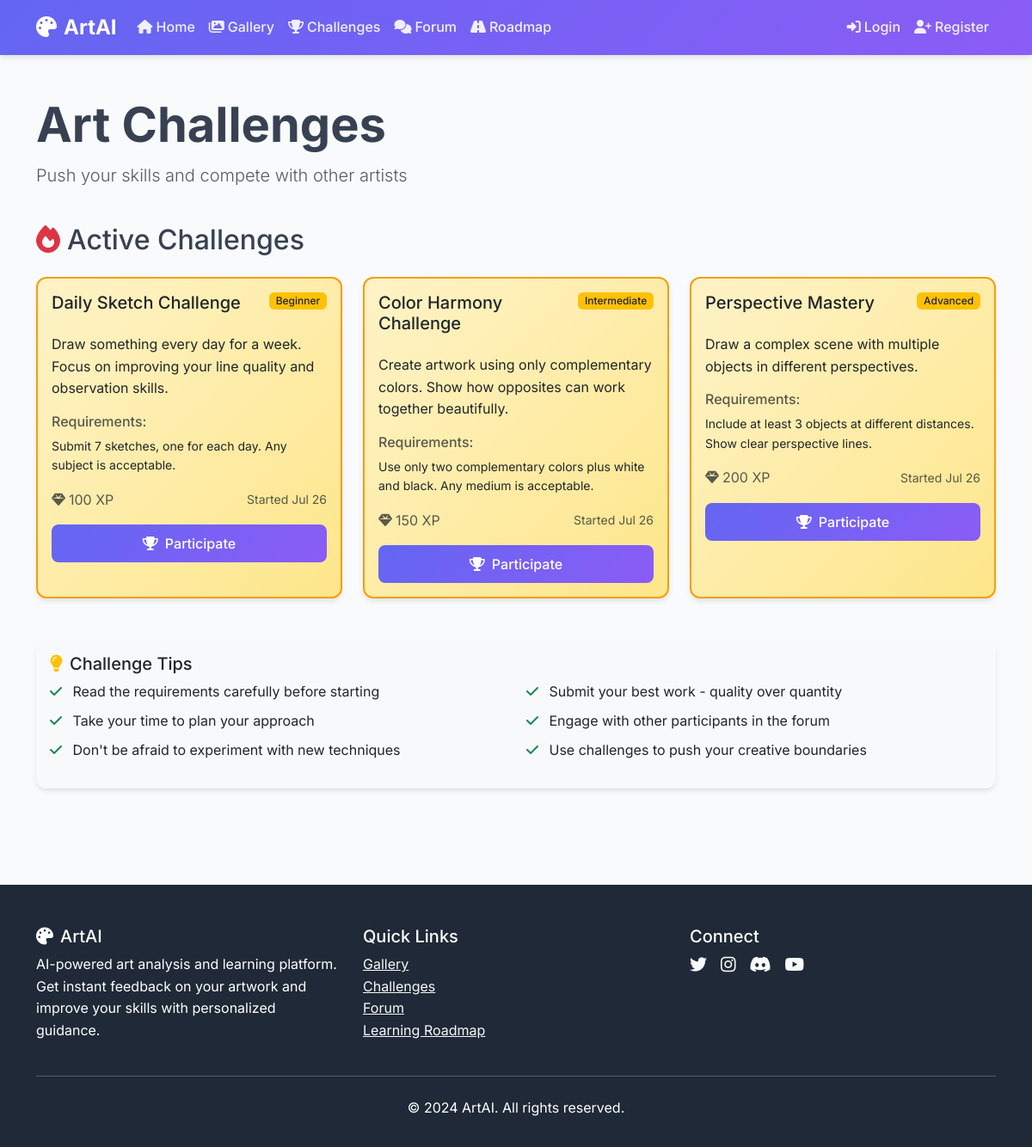
/challenges, run on the app's committed database.
### app.py (models this page shows)
class Challenge(db.Model):
    id = db.Column(db.Integer, primary_key=True)
    title = db.Column(db.String(100), nullable=False)
    description = db.Column(db.Text, nullable=False)
    requirements = db.Column(db.Text)
    start_date = db.Column(db.DateTime, default=datetime.utcnow)
    end_date = db.Column(db.DateTime)
    is_active = db.Column(db.Boolean, default=True)
    difficulty = db.Column(db.String(20), default='Beginner')
    reward_exp = db.Column(db.Integer, default=100)

### app.py (the view)
@app.route('/challenges')
def challenges():
    active_challenges = Challenge.query.filter_by(is_active=True).all()
    completed_challenges = []
    if current_user.is_authenticated:
        completed_challenges = ChallengeSubmission.query.filter_by(
            user_id=current_user.id, is_approved=True).all()
    return render_template('challenges.html',
                         active_challenges=active_challenges,
                         completed_challenges=completed_challenges)

### templates/challenges.html (shortened to what this page needs)
{% extends "base.html" %}
{% block content %}
<div class="container py-5">
    <div class="d-flex justify-content-between align-items-center mb-4">
        <div>
            <h1 class="display-4 fw-bold">Art Challenges</h1>
            <p class="lead text-muted">Push your skills and compete with other artists</p>
        </div>
    </div>
    <div class="mb-5">
        <h2 class="mb-4">
            <i class="fas fa-fire me-2 text-danger"></i>Active Challenges
        </h2>
        {% if active_challenges %}
        <div class="row g-4">
            {% for challenge in active_challenges %}
            <div class="col-md-6 col-lg-4">
                <div class="card challenge-card h-100">
                    <div class="card-body">
                        <div class="d-flex justify-content-between align-items-start mb-3">
                            <h5 class="card-title">{{ challenge.title }}</h5>
                            <span class="badge bg-warning text-dark">{{ challenge.difficulty }}</span>
                        </div>
                        <p class="card-text">{{ challenge.description }}</p>
                        {% if challenge.requirements %}
                        <div class="mb-3">
                            <h6 class="text-muted">Requirements:</h6>
                            <p class="small">{{ challenge.requirements }}</p>
                        </div>
                        {% endif %}
                        <div class="d-flex justify-content-between align-items-center mb-3">
                            <span class="text-muted">
                                <i class="fas fa-gem me-1"></i>{{ challenge.reward_exp }} XP
                            </span>
                            <small class="text-muted">
                                Started {{ challenge.start_date.strftime('%b %d') }}
                            </small>
                        </div>
                        <div class="d-grid">
                            <a href="{{ url_for('challenge_detail', challenge_id=challenge.id) }}"
                               class="btn btn-primary">
                                <i class="fas fa-trophy me-2"></i>Participate
                            </a>
                        </div>
                    </div>
                </div>
            </div>
            {% endfor %}
        </div>
        {% else %}
        <div class="text-center py-5">
            <i class="fas fa-trophy fa-4x text-muted mb-4"></i>
            <h3>No Active Challenges</h3>
            <p class="text-muted">Check back soon for new challenges!</p>
        </div>
        {% endif %}
    </div>
    <div class="card bg-light">
        <div class="card-body">
            <h5 class="card-title">
                <i class="fas fa-lightbulb me-2 text-warning"></i>Challenge Tips
            </h5>
            <div class="row">
                <div class="col-md-6">
                    <ul class="list-unstyled">
                        <li class="mb-2">
                            <i class="fas fa-check text-success me-2"></i>
                            Read the requirements carefully before starting
                        </li>
                        <li class="mb-2">
                            <i class="fas fa-check text-success me-2"></i>
                            Take your time to plan your approach
                        </li>
                        <li class="mb-2">
                            <i class="fas fa-check text-success me-2"></i>
                            Don't be afraid to experiment with new techniques
                        </li>
                    </ul>
                </div>
                <div class="col-md-6">
                    <ul class="list-unstyled">
                        <li class="mb-2">
                            <i class="fas fa-check text-success me-2"></i>
                            Submit your best work - quality over quantity
                        </li>
                        <li class="mb-2">
                            <i class="fas fa-check text-success me-2"></i>
                            Engage with other participants in the forum
                        </li>
                        <li class="mb-2">
                            <i class="fas fa-check text-success me-2"></i>
                            Use challenges to push your creative boundaries
                        </li>
                    </ul>
                </div>
            </div>
        </div>
    </div>
</div>
{% endblock %}

### templates/base.html (style rules this page uses)
:root { --primary-color: #6366f1; --secondary-color: #8b5cf6; --accent-color: #f59e0b; --success-color: #10b981; --danger-color: #ef4444; --dark-color: #1f2937; --light-color: #f9fafb; --text-color: #374151; --border-color: #e5e7eb; }
* { margin: 0; padding: 0; box-sizing: border-box; }
body { font-family: 'Inter', sans-serif; line-height: 1.6; color: var(--text-color); background-color: var(--light-color); }
.btn-primary { background: linear-gradient(135deg, var(--primary-color), var(--secondary-color)); border: none; border-radius: 8px; padding: 10px 20px; font-weight: 500; transition: all 0.3s ease; }
.card { border: none; border-radius: 12px; box-shadow: 0 4px 6px -1px rgba(0, 0, 0, 0.1); transition: all 0.3s ease; overflow: hidden; }
.badge { border-radius: 6px; font-weight: 500; }
.challenge-card { background: linear-gradient(135deg, #fef3c7, #fde68a); border: 2px solid var(--accent-color); }

### data on the page
Challenge: title "Daily Sketch Challenge", difficulty "Beginner", description "Draw something every day for a week. Focus on improving your line quality and observation skills.", requirements "Submit 7 sketches, one for each day. Any subject is acceptable.", reward_exp "100", start_date "Jul 26"
Challenge: title "Color Harmony Challenge", difficulty "Intermediate", description "Create artwork using only complementary colors. Show how opposites can work together beautifully.", requirements "Use only two complementary colors plus white and black. Any medium is acceptable.", reward_exp "150", start_date "Jul 26"
Challenge: title "Perspective Mastery", difficulty "Advanced", description "Draw a complex scene with multiple objects in different perspectives.", requirements "Include at least 3 objects at different distances. Show clear perspective lines.", reward_exp "200", start_date "Jul 26"
